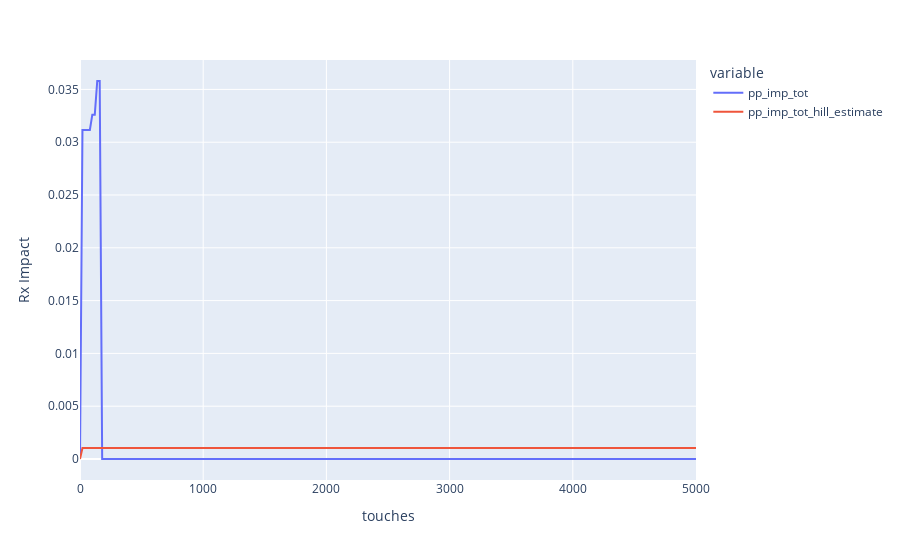

Notebook code for this chart:
### Code cell
response_curves.plot(channel2['resp_df'], 'touches', ['pp_imp_tot', 'pp_imp_tot_hill_estimate'])

### Figure 1 — Plotly figure (JSON) as saved in the notebook; plotly's stock layout.template omitted (floating-point values rounded to 4 significant figures; data arrays with more than 128 entries replaced by an {"elided": "..."} marker saying what was removed)
{"data": [{"hovertemplate": "variable=pp_imp_tot<br>touches=%{x}<br>value=%{y}<extra></extra>", "legendgroup": "pp_imp_tot", "line": {"color": "#636efa", "dash": "solid"}, "marker": {"symbol": "circle"}, "mode": "lines", "name": "pp_imp_tot", "orientation": "v", "showlegend": true, "type": "scatter", "x": {"elided": "251 int values"}, "xaxis": "x", "y": {"elided": "251 float values"}, "yaxis": "y"}, {"hovertemplate": "variable=pp_imp_tot_hill_estimate<br>touches=%{x}<br>value=%{y}<extra></extra>", "legendgroup": "pp_imp_tot_hill_estimate", "line": {"color": "#EF553B", "dash": "solid"}, "marker": {"symbol": "circle"}, "mode": "lines", "name": "pp_imp_tot_hill_estimate", "orientation": "v", "showlegend": true, "type": "scatter", "x": {"elided": "251 int values"}, "xaxis": "x", "y": {"elided": "251 float values"}, "yaxis": "y"}], "layout": {"legend": {"title": {"text": "variable"}, "tracegroupgap": 0}, "margin": {"t": 60}, "xaxis": {"anchor": "y", "domain": [0, 1], "title": {"text": "touches"}}, "yaxis": {"anchor": "x", "domain": [0, 1], "title": {"text": "Rx Impact"}}}}
